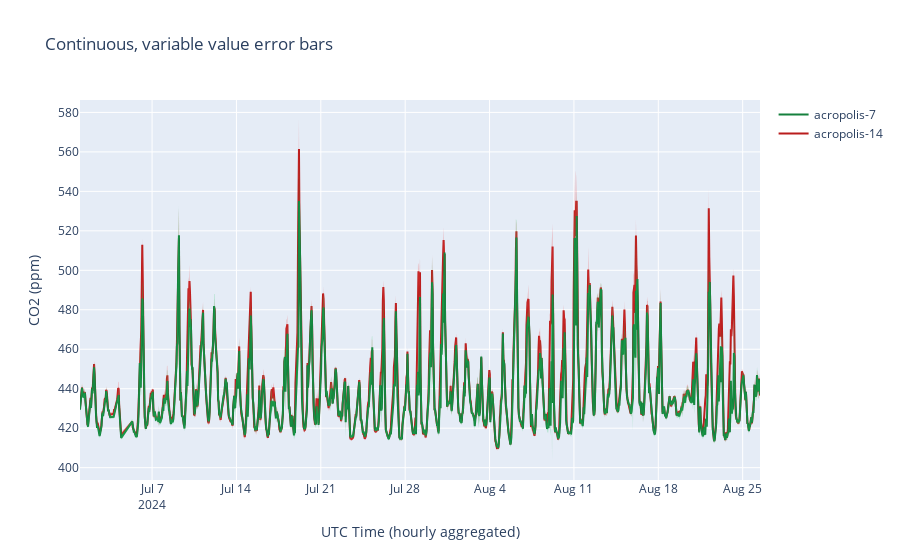

Write notebook code for a chart like this one.
### Code cell
start_date = datetime(2024, 7, 1, 0, 0, 0).replace(tzinfo=timezone.utc)
end_date = datetime(2024, 8, 30, 23, 59, 59).replace(tzinfo=timezone.utc)

def create_figure(df, system_name:str, start_date, end_date, color:Literal["red", "blue", "green"]):
    
    df_plot = df.filter(pl.col("creation_timestamp").is_between(start_date, end_date)) \
        .filter(pl.col("sys_name_short")==system_name) \
        .with_columns(upper = pl.col("co2") + pl.col("Stdev"),
                    lower = pl.col("co2") - pl.col("Stdev"))
    
    
    if color=='red':
        color_set = ('#b91c1c', 'rgba(239, 68, 68, 0.3)')
    if color=='blue':
        color_set = ('#1d4ed8','rgba(59, 131, 246, 0.3)')
    if color=='green':
        color_set = ('#15803d','rgba(34, 197, 94, 0.3)')
    
    return [
        go.Scatter(
            name=system_name,
            x=df_plot["creation_timestamp"],
            y=df_plot["co2"],
            mode='lines',
            line=dict(color=color_set[0]),
        ),
        go.Scatter(
            name='Upper Bound',
            x=df_plot["creation_timestamp"],
            y=df_plot["upper"],
            mode='lines',
            marker=dict(color=color_set[1]),
            line=dict(width=0),
            showlegend=False
        ),
        go.Scatter(
            name='Lower Bound',
            x=df_plot["creation_timestamp"],
            y=df_plot["lower"],
            marker=dict(color=color_set[1]),
            line=dict(width=0),
            mode='lines',
            fillcolor=color_set[1],
            fill='tonexty',
            showlegend=False
        )
    ]
  
figures = create_figure(df_1_h_despiked, "acropolis-14", start_date, end_date, color="red") \
    + create_figure(df_1_h_despiked, "acropolis-7", start_date, end_date, color="green") \
    #+ create_figure(df_1_h_despiked, "acropolis-6", start_date, end_date, color="blue")

fig = go.Figure(figures)
fig.update_layout(
    yaxis_title='CO2 (ppm)',
    xaxis_title='UTC Time (hourly aggregated)',
    title='Continuous, variable value error bars',
    hovermode="x"
)
fig.show()

### Figure 1 — Plotly figure (JSON) as saved in the notebook; plotly's stock layout.template omitted (floating-point values rounded to 4 significant figures; data arrays with more than 128 entries replaced by an {"elided": "..."} marker saying what was removed)
{"data": [{"line": {"color": "#b91c1c"}, "mode": "lines", "name": "acropolis-14", "type": "scatter", "x": {"elided": "1327 str values"}, "y": {"elided": "1327 float values"}}, {"line": {"width": 0}, "marker": {"color": "rgba(239, 68, 68, 0.3)"}, "mode": "lines", "name": "Upper Bound", "showlegend": false, "type": "scatter", "x": {"elided": "1327 str values"}, "y": {"elided": "1327 float values"}}, {"fill": "tonexty", "fillcolor": "rgba(239, 68, 68, 0.3)", "line": {"width": 0}, "marker": {"color": "rgba(239, 68, 68, 0.3)"}, "mode": "lines", "name": "Lower Bound", "showlegend": false, "type": "scatter", "x": {"elided": "1327 str values"}, "y": {"elided": "1327 float values"}}, {"line": {"color": "#15803d"}, "mode": "lines", "name": "acropolis-7", "type": "scatter", "x": {"elided": "1327 str values"}, "y": {"elided": "1327 float values"}}, {"line": {"width": 0}, "marker": {"color": "rgba(34, 197, 94, 0.3)"}, "mode": "lines", "name": "Upper Bound", "showlegend": false, "type": "scatter", "x": {"elided": "1327 str values"}, "y": {"elided": "1327 float values"}}, {"fill": "tonexty", "fillcolor": "rgba(34, 197, 94, 0.3)", "line": {"width": 0}, "marker": {"color": "rgba(34, 197, 94, 0.3)"}, "mode": "lines", "name": "Lower Bound", "showlegend": false, "type": "scatter", "x": {"elided": "1327 str values"}, "y": {"elided": "1327 float values"}}], "layout": {"hovermode": "x", "title": {"text": "Continuous, variable value error bars"}, "xaxis": {"title": {"text": "UTC Time (hourly aggregated)"}}, "yaxis": {"title": {"text": "CO2 (ppm)"}}}}
